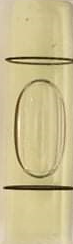
#> input picture 3.jpeg, 73 x 244 px
$ python contour.py
#> lines starting #> are read from the running program, lines starting #| are printed output that depends on the picture; after the words box and inside, x2 and y2 are one past the last pixel; in counts of white or black regions, pixels touching at a corner belong together; long printed decimals are rounded
import cv2
import numpy as np
import sys
import matplotlib as plt
from math import sqrt
import imutils

def lenBubbleSort(arr):
    n = len(arr)
    for i in range(n-1):
        for j in range(0, n-i-1):
            if len(arr[j]) < len(arr[j+1]) :
                arr[j], arr[j+1] = arr[j+1], arr[j]
    return arr


img_original = cv2.imread('3.jpeg')
#> img_original is the input picture: shape (244, 73, 3); mean B, G, R 143, 189.1, 202.2

img = cv2.cvtColor(img_original, cv2.COLOR_BGR2GRAY)
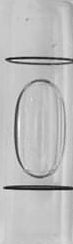
#> img: shape (244, 73); min 11, max 240, mean 187.8
img = cv2.GaussianBlur(img, (3, 3), 0)
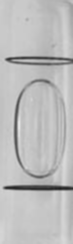
#> img: shape (244, 73); min 32, max 230, mean 187.9
ret,thresh1 = cv2.threshold(img,127,255,cv2.THRESH_BINARY_INV)
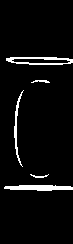
#> thresh1: shape (244, 73); 4.7% white; 5 white regions, box (x1, y1, x2, y2) and area: (4, 185, 73, 191) 317, (6, 57, 73, 65) 280, (14, 90, 24, 167) 172, (31, 80, 50, 83) 35, (30, 174, 49, 178) 33
cv2.imwrite("gray.jpg", thresh1)
#th2 = cv2.adaptiveThreshold(img,255,cv2.ADAPTIVE_THRESH_GAUSSIAN_C, cv2.THRESH_BINARY_INV,11,7)
th2 = cv2.adaptiveThreshold(img,255,cv2.ADAPTIVE_THRESH_GAUSSIAN_C, cv2.THRESH_BINARY_INV,11,3)
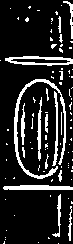
#> th2: shape (244, 73); 14.7% white; 93 white regions (75 under 20 px)


items = cv2.findContours(th2, cv2.RETR_TREE, cv2.CHAIN_APPROX_SIMPLE)
#> items = 94 contours, 83 with area under 20; largest, box (x1, y1, x2, y2) and area: (14, 79, 66, 179) 470, (5, 56, 73, 66) 440, (10, 58, 71, 64) 232, (3, 185, 73, 190) 232, (52, 91, 58, 166) 104
contours = imutils.grab_contours(items)
#> contours has the same summary as items

th2 = cv2.cvtColor(th2, cv2.COLOR_GRAY2BGR)
#> th2: shape (244, 73, 3); 14.7% white; 93 white regions (75 under 20 px), largest, box (x1, y1, x2, y2) and area: (14, 79, 66, 179) 699, (5, 56, 73, 66) 338, (3, 185, 73, 190) 303
th2 = cv2.drawContours(th2, contours, -1, (0,0,255), 2, cv2.LINE_AA)
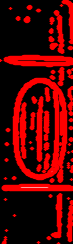
#> th2: shape (244, 73, 3); mean B, G, R 0.2, 0.2, 84.1
cv2.imwrite("th2.jpg", th2)


#contours = sorted(contours, key = cv2.contourArea, reverse = True)
#contours = lenBubbleSort(contours)
contours = sorted(contours, key = lambda x: len(x), reverse = True)
c = contours[0]
#> c = contour of 203 points, box (x1, y1, x2, y2) (14, 79, 66, 179), area 470
rbox = cv2.fitEllipse(c)
#> rbox = ((39.95, 128.2), (52.48, 99.46), 0.806)
print('rbox', rbox)
#| rbox ((39.950, 128.150), (52.475, 99.455), 0.8064)
x = int(rbox[0][0])
#> x = 39
y = int(rbox[0][1])
#> y = 128
h = int(rbox[1][0])
#> h = 52
w = int(rbox[1][1])
#> w = 99
print(x,y, h, w)
#| 39 128 52 99

cv2.ellipse(img_original, rbox, (0, 255, 0), 2, cv2.LINE_AA)
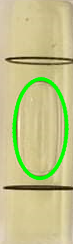
#> img_original: shape (244, 73, 3); 7.16% of pixels changed, all inside (x1, y1, x2, y2) = (11, 76, 70, 181)
image = cv2.circle(img_original, (x, y), radius=0, color=(255, 0, 0), thickness=3)

x,y,w,h  = cv2.boundingRect(c)
#> x = 14; y = 79; w = 52; h = 100
print(x,y, h, w)
#| 14 79 100 52
#image = cv2.rectangle(img_original, (x, y), (x+w, y+h), (0, 0, 255), thickness=2)
#image = cv2.circle(img_original, (int(0.5*w+x), int(0.5*h+y)), radius=0, color=(0, 0, 255), thickness=3)
image = cv2.drawContours(img_original, contours, 0, (153, 0, 153), 1, cv2.LINE_AA)
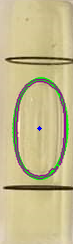
#> image: shape (244, 73, 3); mean B, G, R 141.8, 186.3, 197.2

cv2.imshow("Result", img_original)

cv2.imwrite("Result.jpg", img_original)
cv2.waitKey(0)
cv2.destroyAllWindows()

$ run again, with 2.jpeg copied over 3.jpeg
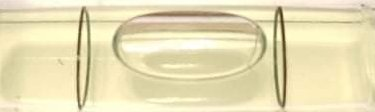
#> input picture 2.jpeg, 375 x 112 px
#> img_original is the input picture: shape (112, 375, 3); mean B, G, R 181.7, 222.4, 231.9
#> `ret,thresh1 = cv2.threshold(img,127,255,cv2.THRESH_BINARY_INV)`:
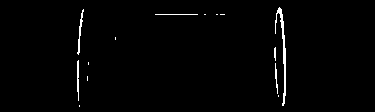
#> thresh1: shape (112, 375); 1.4% white in thin lines or dots, all inside (x1, y1, x2, y2) = (77, 7, 286, 107)
#> items = 149 contours, 128 with area under 20; largest, box (x1, y1, x2, y2) and area: (92, 6, 287, 109) 9886, (116, 16, 264, 80) 7872, (76, 6, 91, 112) 1070, (78, 11, 88, 106) 586, (276, 12, 284, 104) 491
#> contours has the same summary as items
#> c = contour of 215 points, box (x1, y1, x2, y2) (92, 6, 287, 109), area 9886
#> rbox = ((204.1, 47.3), (95.05, 187.3), 100.2)
#| rbox ((204.125, 47.299), (95.052, 187.334), 100.217)
#> `x = int(rbox[0][0])`: x = 204
#> `y = int(rbox[0][1])`: y = 47
#> `h = int(rbox[1][0])`: h = 95
#> `w = int(rbox[1][1])`: w = 187
#| 204 47 95 187
#> img_original: shape (112, 375, 3); 4.7% of pixels changed, all inside (x1, y1, x2, y2) = (109, 0, 300, 100)
#> `x,y,w,h  = cv2.boundingRect(c)`: x = 92; y = 6; w = 195; h = 103
#| 92 6 103 195
#> `image = cv2.drawContours(img_original, contours, 0, (153, 0, 153), 1, ..`:
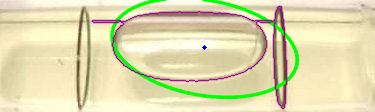
#> image: shape (112, 375, 3); mean B, G, R 176.4, 219.8, 224

$ run again, with img1.jpeg copied over 3.jpeg
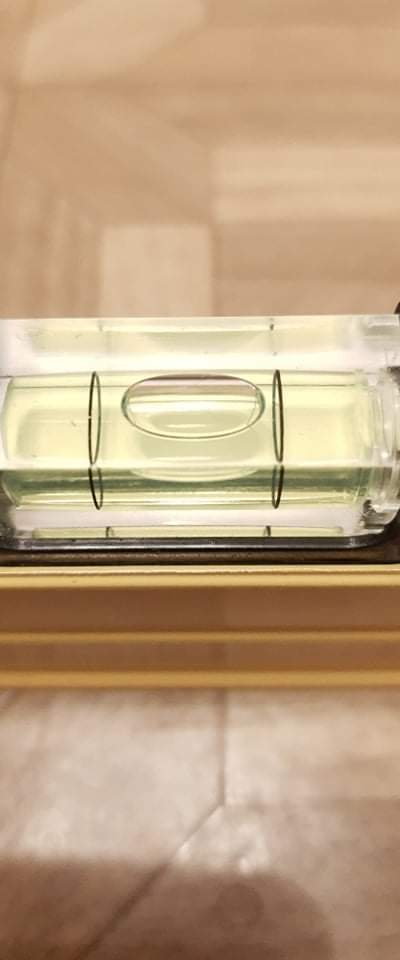
#> input picture img1.jpeg, 400 x 960 px
#> img_original is the input picture: shape (960, 400, 3); mean B, G, R 130.3, 162.1, 190.2
#> `ret,thresh1 = cv2.threshold(img,127,255,cv2.THRESH_BINARY_INV)`:
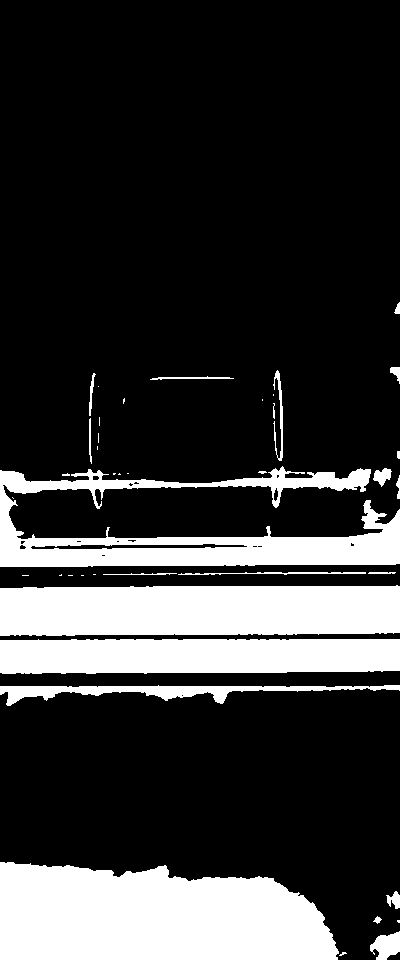
#> thresh1: shape (960, 400); 21.4% white; 41 white regions (20 under 20 px), largest, box (x1, y1, x2, y2) and area: (0, 862, 339, 960) 27770, (0, 585, 400, 636) 19334, (0, 466, 400, 567) 16403
#> items = 705 contours, 613 with area under 20; largest, box (x1, y1, x2, y2) and area: (121, 375, 271, 439) 7562, (124, 379, 262, 438) 6755, (0, 509, 400, 547) 2750, (0, 557, 400, 567) 1966, (88, 467, 270, 510) 1811
#> contours has the same summary as items
#> c = contour of 356 points, box (x1, y1, x2, y2) (0, 509, 400, 547), area 2750
#> rbox = ((215.4, 533.1), (28.53, 400.2), 87.97)
#| rbox ((215.416, 533.058), (28.533, 400.216), 87.969)
#> `x = int(rbox[0][0])`: x = 215
#> `y = int(rbox[0][1])`: y = 533
#> `h = int(rbox[1][0])`: h = 28
#> w = 400
#| 215 533 28 400
#> img_original: shape (960, 400, 3); 1% of pixels changed, all inside (x1, y1, x2, y2) = (13, 515, 400, 552)
#> `x,y,w,h  = cv2.boundingRect(c)`: x = 0; y = 509; h = 38
#| 0 509 38 400
#> `image = cv2.drawContours(img_original, contours, 0, (153, 0, 153), 1, ..`:
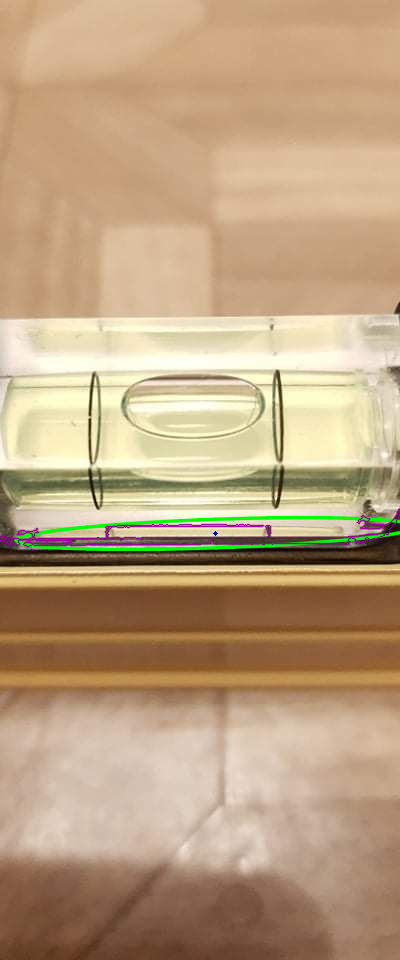
#> image: shape (960, 400, 3); mean B, G, R 129.8, 162.3, 189.4
